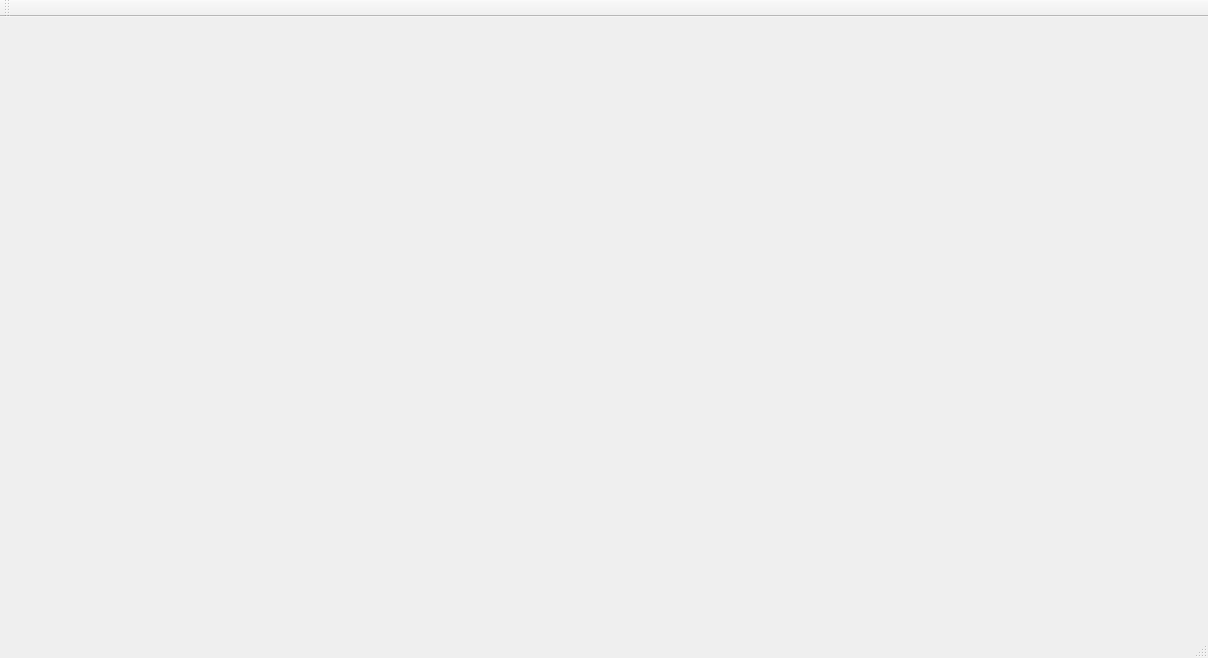
<?xml version="1.0" encoding="UTF-8"?>
<ui version="4.0">
 <class>GlScratchQtClass</class>
 <widget class="QMainWindow" name="GlScratchQtClass">
  <property name="geometry">
   <rect>
    <x>0</x>
    <y>0</y>
    <width>1208</width>
    <height>658</height>
   </rect>
  </property>
  <property name="windowTitle">
   <string>GlScratchQt</string>
  </property>
  <widget class="QWidget" name="centralWidget">
   <property name="sizePolicy">
    <sizepolicy hsizetype="Preferred" vsizetype="Preferred">
     <horstretch>0</horstretch>
     <verstretch>0</verstretch>
    </sizepolicy>
   </property>
   <layout class="QGridLayout" name="gridLayout_2">
    <item row="0" column="0">
     <widget class="GlScratchWidget" name="widget" native="true">
      <property name="sizePolicy">
       <sizepolicy hsizetype="Expanding" vsizetype="Expanding">
        <horstretch>0</horstretch>
        <verstretch>0</verstretch>
       </sizepolicy>
      </property>
     </widget>
    </item>
   </layout>
  </widget>
  <widget class="QMenuBar" name="menuBar">
   <property name="geometry">
    <rect>
     <x>0</x>
     <y>0</y>
     <width>1208</width>
     <height>27</height>
    </rect>
   </property>
  </widget>
  <widget class="QToolBar" name="mainToolBar">
   <attribute name="toolBarArea">
    <enum>TopToolBarArea</enum>
   </attribute>
   <attribute name="toolBarBreak">
    <bool>false</bool>
   </attribute>
  </widget>
  <widget class="QStatusBar" name="statusBar"/>
 </widget>
 <layoutdefault spacing="6" margin="11"/>
 <customwidgets>
  <customwidget>
   <class>GlScratchWidget</class>
   <extends>QWidget</extends>
   <header>GlScratchWidget.h</header>
   <container>1</container>
  </customwidget>
 </customwidgets>
 <resources>
  <include location="glscratchqt.qrc"/>
 </resources>
 <connections/>
</ui>
